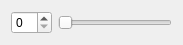
<?xml version="1.0" encoding="UTF-8"?>
<ui version="4.0">
 <class>SmallWidget</class>
 <widget class="QWidget" name="SmallWidget">
  <property name="geometry">
   <rect>
    <x>0</x>
    <y>0</y>
    <width>183</width>
    <height>43</height>
   </rect>
  </property>
  <property name="windowTitle">
   <string>Form</string>
  </property>
  <layout class="QHBoxLayout" name="horizontalLayout">
   <item>
    <widget class="QSpinBox" name="spinBox"/>
   </item>
   <item>
    <widget class="QSlider" name="horizontalSlider">
     <property name="orientation">
      <enum>Qt::Horizontal</enum>
     </property>
    </widget>
   </item>
  </layout>
 </widget>
 <resources/>
 <connections/>
</ui>
